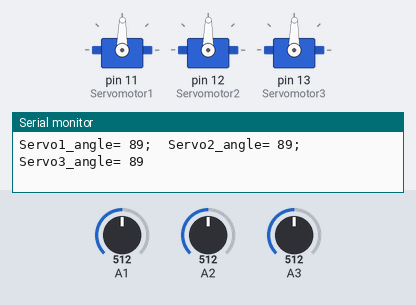
This sketch was run on a simulated Arduino Uno, built with avr-gcc and run on an emulated ATmega328P. Shown: 3 × servo, the last lines printed to the serial monitor. The inputs (shaded band) are chosen by the test bench; at power-on: A1 = 512, A2 = 512, A3 = 512.

Above: at 1.2 s.
1.3 s: A1 set to 716
At 2.1 s:
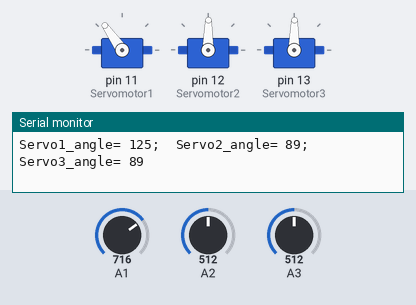
2.8 s: A2 set to 716
At 3.2 s:
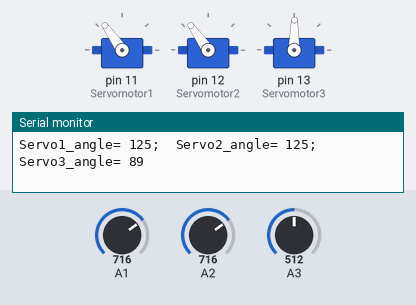
4.3 s: A3 set to 716
At 5.5 s:
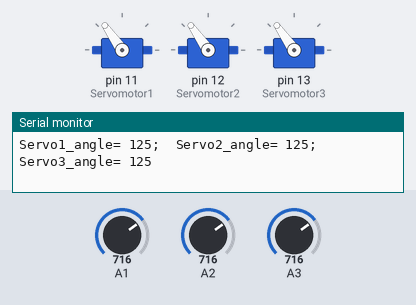
5.8 s: A1 set to 900
At 6.7 s:
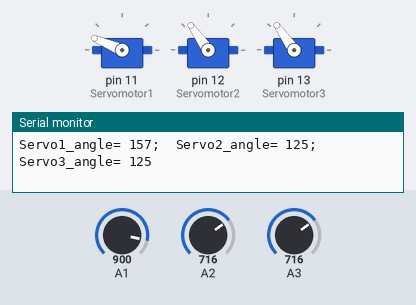
7.3 s: A2 set to 900
At 7.8 s:
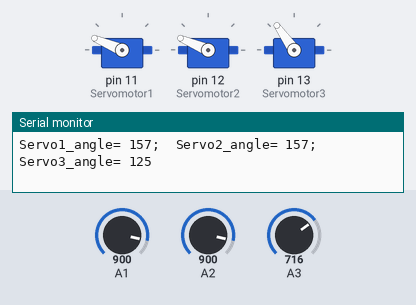
8.8 s: A3 set to 900
At 10.2 s:
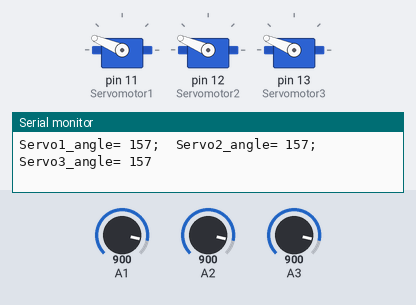
Timing chart, 0 to 11.3 s (numbered marks = the images above; inputs shaded):
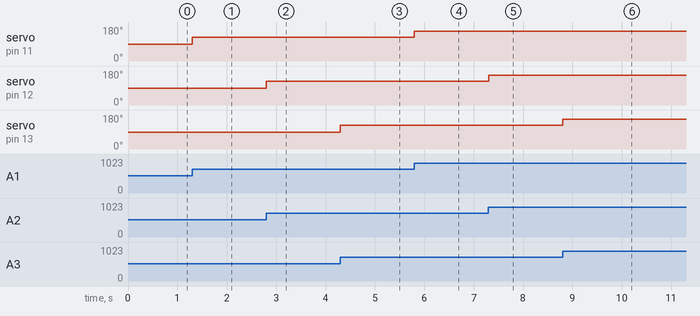

The sketch:

Servo_motor.ino
```cpp
#include <Servo.h>
#include <MsTimer2.h>

int servo_val_1;
int servo_val_2;
int servo_val_3;

Servo Servomotor1;
Servo Servomotor2;
Servo Servomotor3;

void setup() {
  // put your setup code here, to run once:
  pinMode(A1, INPUT);
  pinMode(A2, INPUT);
  pinMode(A3, INPUT);
  Servomotor1.attach(11);
  Servomotor2.attach(12);
  Servomotor3.attach(13);
  Serial.begin(9600);
  MsTimer2::set(500, timerInterupt);
  MsTimer2::start();
}

void loop() {
  // put your main code here, to run repeatedly:
  int val_1 = analogRead(A1);
  int val_2 = analogRead(A2);
  int val_3 = analogRead(A3);

  servo_val_1 = map(val_1, 0, 1023, 0, 179);
  servo_val_2 = map(val_2, 0, 1023, 0, 179);
  servo_val_3 = map(val_3, 0, 1023, 0, 179);

  Servomotor1.write(servo_val_1);
  Servomotor2.write(servo_val_2);
  Servomotor3.write(servo_val_3);

}

void  timerInterupt() {
  Serial.print("Servo1_angle= ");
  Serial.print(servo_val_1);
  Serial.print(";  Servo2_angle= ");
  Serial.print(servo_val_2);
  Serial.print(";  Servo3_angle= ");
  Serial.println(servo_val_3);
}
```

Measured:
- after the input at 1.3 s, servo on pin 11 (Servomotor1): 89° → 125° at once
- after the input at 2.8 s, servo on pin 12 (Servomotor2): 89° → 125° at once
- after the input at 4.3 s, servo on pin 13 (Servomotor3): 89° → 125° at once
- after the input at 5.8 s, servo on pin 11 (Servomotor1): 125° → 157° at once
- after the input at 7.3 s, servo on pin 12 (Servomotor2): 125° → 157° at once
- after the input at 8.8 s, servo on pin 13 (Servomotor3): 125° → 157° at once
